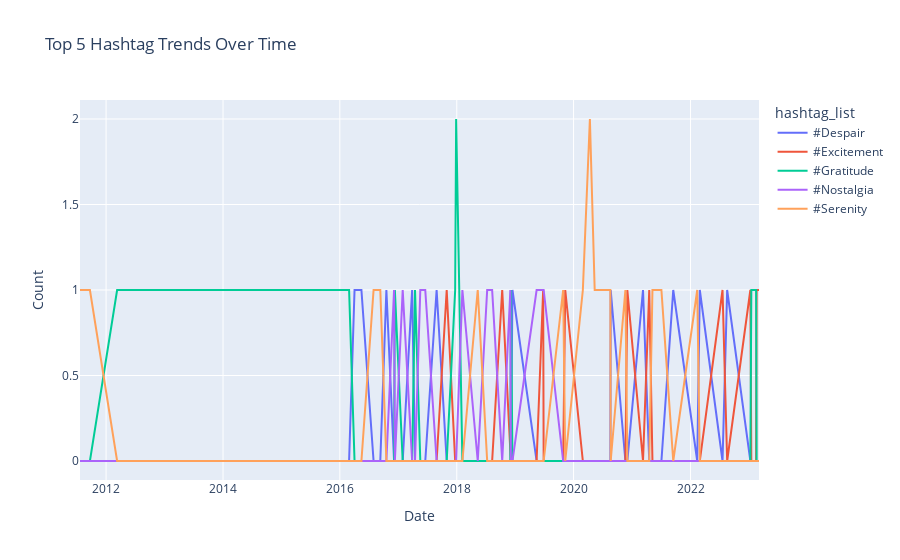

Notebook cell for this chart:
### Code cell
# Hashtag Trends Over Time (top 5 hashtags)
daily_hashtags = df_filtered.groupby(['date', 'hashtag_list']).size().unstack().fillna(0)
fig1 = px.line(daily_hashtags, title='Top 5 Hashtag Trends Over Time', 
               labels={'value': 'Count', 'date': 'Date', 'variable': 'Hashtag'})
fig1.show()

### Figure 1 — Plotly figure (JSON) as saved in the notebook; plotly's stock layout.template omitted (floating-point values rounded to 4 significant figures)
{"data": [{"hovertemplate": "hashtag_list=#Despair<br>Date=%{x}<br>Count=%{y}<extra></extra>", "legendgroup": "#Despair", "line": {"color": "#636efa", "dash": "solid"}, "marker": {"symbol": "circle"}, "mode": "lines", "name": "#Despair", "orientation": "v", "showlegend": true, "type": "scatter", "x": ["2011-07-22", "2011-09-22", "2012-03-10", "2012-03-30", "2012-11-25", "2013-04-20", "2016-02-28", "2016-04-02", "2016-05-15", "2016-07-30", "2016-09-10", "2016-10-18", "2016-12-05", "2016-12-10", "2017-01-28", "2017-03-28", "2017-04-15", "2017-05-18", "2017-06-18", "2017-08-28", "2017-10-30", "2017-12-22", "2017-12-28", "2018-02-05", "2018-05-12", "2018-07-10", "2018-08-10", "2018-10-12", "2018-12-02", "2018-12-05", "2018-12-15", "2019-05-15", "2019-06-25", "2019-06-28", "2019-10-28", "2019-11-10", "2020-02-28", "2020-04-12", "2020-05-12", "2020-08-18", "2020-08-20", "2020-11-20", "2020-12-02", "2021-03-10", "2021-04-18", "2021-05-08", "2021-07-03", "2021-09-15", "2022-02-12", "2022-02-28", "2022-07-20", "2022-08-18", "2023-01-10", "2023-01-16", "2023-02-15", "2023-02-18", "2023-02-27", "2023-03-01", "2023-03-02", "2023-03-05"], "xaxis": "x", "y": [0, 0, 0, 0, 0, 0, 0, 1, 1, 0, 0, 1, 0, 0, 0, 1, 0, 0, 0, 1, 0, 0, 0, 0, 0, 0, 0, 0, 0, 0, 1, 0, 0, 0, 0, 0, 0, 0, 0, 0, 1, 0, 0, 1, 0, 0, 0, 1, 0, 1, 0, 1, 0, 0, 0, 0, 0, 0, 0, 0], "yaxis": "y"}, {"hovertemplate": "hashtag_list=#Excitement<br>Date=%{x}<br>Count=%{y}<extra></extra>", "legendgroup": "#Excitement", "line": {"color": "#EF553B", "dash": "solid"}, "marker": {"symbol": "circle"}, "mode": "lines", "name": "#Excitement", "orientation": "v", "showlegend": true, "type": "scatter", "x": ["2011-07-22", "2011-09-22", "2012-03-10", "2012-03-30", "2012-11-25", "2013-04-20", "2016-02-28", "2016-04-02", "2016-05-15", "2016-07-30", "2016-09-10", "2016-10-18", "2016-12-05", "2016-12-10", "2017-01-28", "2017-03-28", "2017-04-15", "2017-05-18", "2017-06-18", "2017-08-28", "2017-10-30", "2017-12-22", "2017-12-28", "2018-02-05", "2018-05-12", "2018-07-10", "2018-08-10", "2018-10-12", "2018-12-02", "2018-12-05", "2018-12-15", "2019-05-15", "2019-06-25", "2019-06-28", "2019-10-28", "2019-11-10", "2020-02-28", "2020-04-12", "2020-05-12", "2020-08-18", "2020-08-20", "2020-11-20", "2020-12-02", "2021-03-10", "2021-04-18", "2021-05-08", "2021-07-03", "2021-09-15", "2022-02-12", "2022-02-28", "2022-07-20", "2022-08-18", "2023-01-10", "2023-01-16", "2023-02-15", "2023-02-18", "2023-02-27", "2023-03-01", "2023-03-02", "2023-03-05"], "xaxis": "x", "y": [0, 0, 0, 0, 0, 0, 0, 0, 0, 0, 0, 0, 0, 0, 0, 0, 0, 0, 0, 0, 1, 0, 0, 0, 0, 0, 0, 1, 0, 0, 0, 0, 1, 0, 0, 1, 0, 0, 0, 0, 0, 0, 1, 0, 1, 0, 0, 0, 0, 0, 1, 0, 1, 0, 0, 1, 1, 1, 1, 1], "yaxis": "y"}, {"hovertemplate": "hashtag_list=#Gratitude<br>Date=%{x}<br>Count=%{y}<extra></extra>", "legendgroup": "#Gratitude", "line": {"color": "#00cc96", "dash": "solid"}, "marker": {"symbol": "circle"}, "mode": "lines", "name": "#Gratitude", "orientation": "v", "showlegend": true, "type": "scatter", "x": ["2011-07-22", "2011-09-22", "2012-03-10", "2012-03-30", "2012-11-25", "2013-04-20", "2016-02-28", "2016-04-02", "2016-05-15", "2016-07-30", "2016-09-10", "2016-10-18", "2016-12-05", "2016-12-10", "2017-01-28", "2017-03-28", "2017-04-15", "2017-05-18", "2017-06-18", "2017-08-28", "2017-10-30", "2017-12-22", "2017-12-28", "2018-02-05", "2018-05-12", "2018-07-10", "2018-08-10", "2018-10-12", "2018-12-02", "2018-12-05", "2018-12-15", "2019-05-15", "2019-06-25", "2019-06-28", "2019-10-28", "2019-11-10", "2020-02-28", "2020-04-12", "2020-05-12", "2020-08-18", "2020-08-20", "2020-11-20", "2020-12-02", "2021-03-10", "2021-04-18", "2021-05-08", "2021-07-03", "2021-09-15", "2022-02-12", "2022-02-28", "2022-07-20", "2022-08-18", "2023-01-10", "2023-01-16", "2023-02-15", "2023-02-18", "2023-02-27", "2023-03-01", "2023-03-02", "2023-03-05"], "xaxis": "x", "y": [0, 0, 1, 1, 1, 1, 1, 0, 0, 0, 0, 0, 0, 1, 0, 0, 1, 0, 0, 0, 0, 1, 2, 0, 0, 0, 0, 0, 0, 1, 0, 0, 0, 0, 0, 0, 0, 0, 0, 0, 0, 0, 0, 0, 0, 0, 0, 0, 0, 0, 0, 0, 0, 1, 1, 0, 0, 0, 0, 0], "yaxis": "y"}, {"hovertemplate": "hashtag_list=#Nostalgia<br>Date=%{x}<br>Count=%{y}<extra></extra>", "legendgroup": "#Nostalgia", "line": {"color": "#ab63fa", "dash": "solid"}, "marker": {"symbol": "circle"}, "mode": "lines", "name": "#Nostalgia", "orientation": "v", "showlegend": true, "type": "scatter", "x": ["2011-07-22", "2011-09-22", "2012-03-10", "2012-03-30", "2012-11-25", "2013-04-20", "2016-02-28", "2016-04-02", "2016-05-15", "2016-07-30", "2016-09-10", "2016-10-18", "2016-12-05", "2016-12-10", "2017-01-28", "2017-03-28", "2017-04-15", "2017-05-18", "2017-06-18", "2017-08-28", "2017-10-30", "2017-12-22", "2017-12-28", "2018-02-05", "2018-05-12", "2018-07-10", "2018-08-10", "2018-10-12", "2018-12-02", "2018-12-05", "2018-12-15", "2019-05-15", "2019-06-25", "2019-06-28", "2019-10-28", "2019-11-10", "2020-02-28", "2020-04-12", "2020-05-12", "2020-08-18", "2020-08-20", "2020-11-20", "2020-12-02", "2021-03-10", "2021-04-18", "2021-05-08", "2021-07-03", "2021-09-15", "2022-02-12", "2022-02-28", "2022-07-20", "2022-08-18", "2023-01-10", "2023-01-16", "2023-02-15", "2023-02-18", "2023-02-27", "2023-03-01", "2023-03-02", "2023-03-05"], "xaxis": "x", "y": [0, 0, 0, 0, 0, 0, 0, 0, 0, 0, 0, 0, 1, 0, 1, 0, 0, 1, 1, 0, 0, 0, 0, 1, 0, 1, 1, 0, 1, 0, 0, 1, 1, 1, 0, 0, 0, 0, 0, 0, 0, 0, 0, 0, 0, 0, 0, 0, 0, 0, 0, 0, 0, 0, 0, 0, 0, 0, 0, 0], "yaxis": "y"}, {"hovertemplate": "hashtag_list=#Serenity<br>Date=%{x}<br>Count=%{y}<extra></extra>", "legendgroup": "#Serenity", "line": {"color": "#FFA15A", "dash": "solid"}, "marker": {"symbol": "circle"}, "mode": "lines", "name": "#Serenity", "orientation": "v", "showlegend": true, "type": "scatter", "x": ["2011-07-22", "2011-09-22", "2012-03-10", "2012-03-30", "2012-11-25", "2013-04-20", "2016-02-28", "2016-04-02", "2016-05-15", "2016-07-30", "2016-09-10", "2016-10-18", "2016-12-05", "2016-12-10", "2017-01-28", "2017-03-28", "2017-04-15", "2017-05-18", "2017-06-18", "2017-08-28", "2017-10-30", "2017-12-22", "2017-12-28", "2018-02-05", "2018-05-12", "2018-07-10", "2018-08-10", "2018-10-12", "2018-12-02", "2018-12-05", "2018-12-15", "2019-05-15", "2019-06-25", "2019-06-28", "2019-10-28", "2019-11-10", "2020-02-28", "2020-04-12", "2020-05-12", "2020-08-18", "2020-08-20", "2020-11-20", "2020-12-02", "2021-03-10", "2021-04-18", "2021-05-08", "2021-07-03", "2021-09-15", "2022-02-12", "2022-02-28", "2022-07-20", "2022-08-18", "2023-01-10", "2023-01-16", "2023-02-15", "2023-02-18", "2023-02-27", "2023-03-01", "2023-03-02", "2023-03-05"], "xaxis": "x", "y": [1, 1, 0, 0, 0, 0, 0, 0, 0, 1, 1, 0, 0, 0, 0, 0, 0, 0, 0, 0, 0, 0, 0, 0, 1, 0, 0, 0, 0, 0, 0, 0, 0, 0, 1, 0, 1, 2, 1, 1, 0, 1, 0, 0, 0, 1, 1, 0, 1, 0, 0, 0, 0, 0, 0, 0, 0, 0, 0, 0], "yaxis": "y"}], "layout": {"autosize": true, "legend": {"title": {"text": "hashtag_list"}, "tracegroupgap": 0}, "title": {"text": "Top 5 Hashtag Trends Over Time"}, "xaxis": {"anchor": "y", "autorange": true, "domain": [0, 1], "range": ["2011-07-22", "2023-03-05"], "title": {"text": "Date"}, "type": "date"}, "yaxis": {"anchor": "x", "autorange": true, "domain": [0, 1], "range": [-0.1111, 2.111], "title": {"text": "Count"}, "type": "linear"}}}
